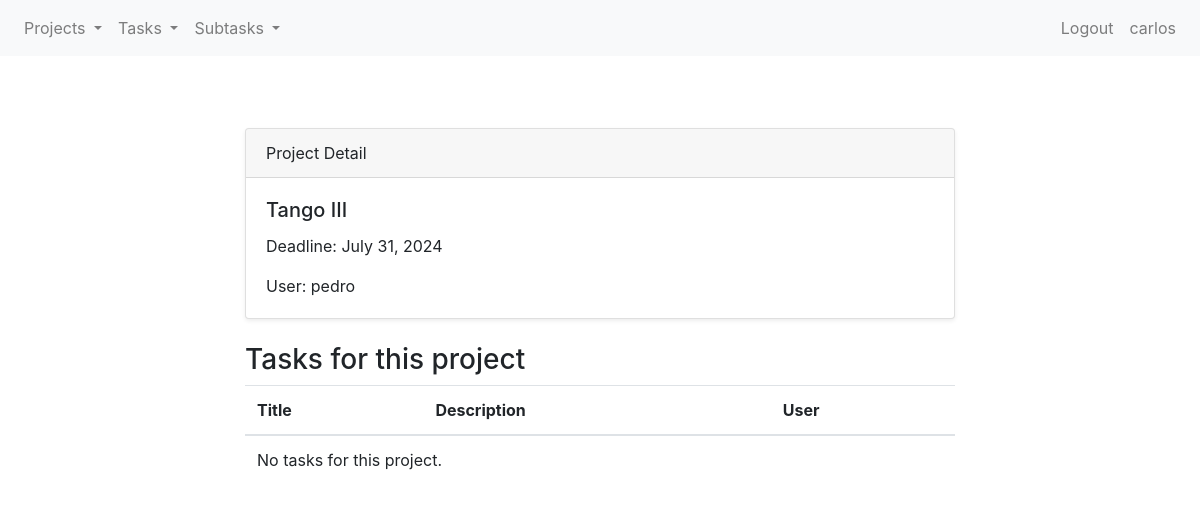
/projects/projects/3/detail/ (signed in), run on an earlier commit of the app's database.
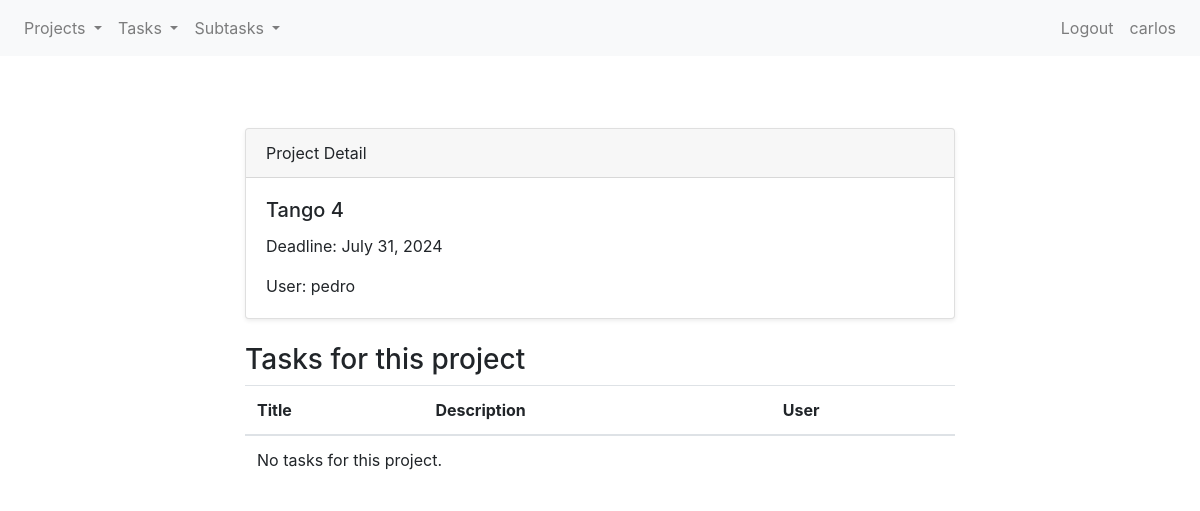
And on a later commit of the database.
### projects/models.py (models this page shows, shortened)
class Project(models.Model):
    title = models.CharField(max_length=255)
    deadline = models.DateField(blank=True, null=True)
    user = models.ForeignKey(User, on_delete=models.CASCADE)

### projects/views.py (the view)
# urls.py: path("projects/<int:pk>/detail/", ProjectDetailView.as_view(), name="project-detail"),
class ProjectDetailView(LoginRequiredMixin, DetailView):
    model = Project
    template_name = "projects/cbv/project_detail.html"
    context_object_name = "project"

### projects/templates/projects/cbv/project_detail.html
{% extends 'projects/base.html' %} {% block title %}Project Detail{% endblock %} {% block content %}
<section class="py-5">
  <div class="container">
    <div class="row">
      <div class="col-lg-8 mx-auto">
        <div class="card shadow-sm">
          <div class="card-header">Project Detail</div>
          <div class="card-body">
            <h5 class="card-title">{{ project.title }}</h5>
            <p class="card-text">Deadline: {{ project.deadline }}</p>
            <p class="card-text">User: {{ project.user }}</p>
          </div>
        </div>
        <div class="mt-4">
          <h3>Tasks for this project</h3>
          <table class="table">
            <thead>
              <tr>
                <th scope="col">Title</th>
                <th scope="col">Description</th>
                <th scope="col">User</th>
              </tr>
            </thead>
            <tbody>
              {% for task in project.tasks.all %}
              <tr>
                <td>{{ task.title }}</td>
                <td>{{ task.description }}</td>
                <td>{{ task.description | default:"No description." }}</td>
              </tr>
              {% empty %}
              <tr>
                <td colspan="5">No tasks for this project.</td>
              </tr>
              {% endfor %}
            </tbody>
          </table>
        </div>
      </div>
    </div>
  </div>
</section>
{% endblock %}

What changed in the data, as far as the page shows it:
changed Project "pedro": title "Tango III" → "Tango 4"
